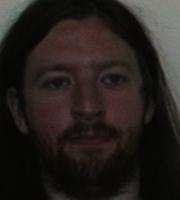
#> input picture cognition/rekognition/data/identification/and_exp.1.jpg, 180 x 200 px; its folder holds only this picture in this run
$ jupyter execute --allow-errors identification.ipynb
#> lines starting #> are read from the running program, lines starting #| are printed output that depends on the picture
# Amazon Rekognition: Face Identification

[cell 1]
import boto3
import botocore
import numpy as np
from skimage import io
from os import getcwd, listdir
import time

PROFILE = "default"
BUCKET = "dd-imagenes-prueba-rekognition"
S3_FOLDER = "identification/"
LOCAL_FOLDER = "data/identification/"
SAVE_FOLDER = LOCAL_FOLDER + "results/"
REGION = "eu-west-1"

#> (a cell that did not finish here is left out)

[cell 3]
files = listdir(LOCAL_FOLDER, )
images_names = sorted([f for f in files if f.endswith('.jpg')])
images = [io.imread(LOCAL_FOLDER + image) for image in images_names]
#> images = 1 item

[cell 4]
# [24 lines left out: function aws_identification, not called in this run]

[cell 5]
# [52 lines left out: function concatenate_images, not called in this run]

[cell 6]
equal_image = io.imread('data/symbols/Equal.jpg')
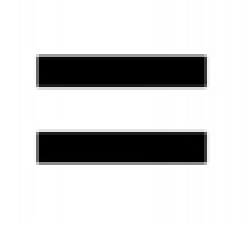
#> input picture cognition/rekognition/data/symbols/Equal.jpg, 82 x 75 px (shown 3 times larger)
#> equal_image is the input picture: shape (75, 82); min 0, max 255, mean 206
if equal_image.ndim != 3:
    equal_image = np.repeat(equal_image[:, :, np.newaxis], 3, axis = 2)

not_equal_image = io.imread('data/symbols/NotEqual.jpg')
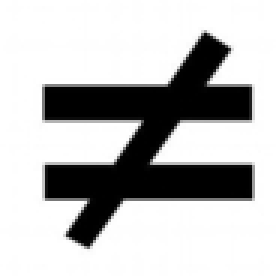
#> input picture cognition/rekognition/data/symbols/NotEqual.jpg, 92 x 92 px (shown 3 times larger)
#> not_equal_image is the input picture: shape (92, 92); min 0, max 255, mean 189.5
if not_equal_image.ndim != 3:
    not_equal_image = np.repeat(not_equal_image[:, :, np.newaxis], 3, axis = 2)

[cell 7]
registered_people_images = images[::5]
#> registered_people_images = 1 item
registered_people_images_names = images_names[::5]
unknown_people_images = images[1::5]
#> unknown_people_images = []
unknown_people_images_names = images_names[1::5]
n_different_people = 20

aws_times = list()
aws_success = 0
count = 0

#> (the rest of this cell did not finish here and is left out)
